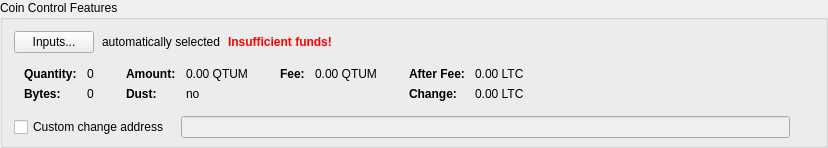
    <widget class="QGroupBox" name="groupBoxCoinControl">
     <property name="title">
      <string>Coin Control Features</string>
     </property>
     <layout class="QVBoxLayout" name="verticalLayout_4">
      <property name="bottomMargin">
       <number>6</number>
      </property>
      <item>
       <layout class="QVBoxLayout" name="verticalLayoutCoinControl" stretch="0,0,0,1">
        <property name="spacing">
         <number>0</number>
        </property>
        <property name="leftMargin">
         <number>0</number>
        </property>
        <property name="topMargin">
         <number>0</number>
        </property>
        <item>
         <layout class="QHBoxLayout" name="horizontalLayoutCoinControl2" stretch="0,0,0,0">
          <property name="spacing">
           <number>8</number>
          </property>
          <property name="bottomMargin">
           <number>10</number>
          </property>
          <item>
           <widget class="QPushButton" name="pushButtonCoinControl">
            <property name="styleSheet">
             <string notr="true"/>
            </property>
            <property name="text">
             <string>Inputs...</string>
            </property>
            <property name="autoDefault">
             <bool>false</bool>
            </property>
           </widget>
          </item>
          <item>
           <widget class="QLabel" name="labelCoinControlAutomaticallySelected">
            <property name="text">
             <string>automatically selected</string>
            </property>
            <property name="margin">
             <number>5</number>
            </property>
           </widget>
          </item>
          <item>
           <widget class="QLabel" name="labelCoinControlInsuffFunds">
            <property name="font">
             <font>
              <weight>75</weight>
              <bold>true</bold>
             </font>
            </property>
            <property name="styleSheet">
             <string notr="true">color:red;font-weight:bold;</string>
            </property>
            <property name="text">
             <string>Insufficient funds!</string>
            </property>
            <property name="margin">
             <number>5</number>
            </property>
           </widget>
          </item>
          <item>
           <spacer name="horizontalSpacerCoinControl">
            <property name="orientation">
             <enum>Qt::Horizontal</enum>
            </property>
            <property name="sizeHint" stdset="0">
             <size>
              <width>40</width>
              <height>1</height>
             </size>
            </property>
           </spacer>
          </item>
         </layout>
        </item>
        <item>
         <widget class="QWidget" name="widgetCoinControl" native="true">
          <property name="sizePolicy">
           <sizepolicy hsizetype="Preferred" vsizetype="Preferred">
            <horstretch>0</horstretch>
            <verstretch>0</verstretch>
           </sizepolicy>
          </property>
          <property name="minimumSize">
           <size>
            <width>0</width>
            <height>0</height>
           </size>
          </property>
          <property name="styleSheet">
           <string notr="true"/>
          </property>
          <layout class="QHBoxLayout" name="horizontalLayoutCoinControl5">
           <property name="leftMargin">
            <number>0</number>
           </property>
           <property name="topMargin">
            <number>0</number>
           </property>
           <property name="rightMargin">
            <number>0</number>
           </property>
           <property name="bottomMargin">
            <number>0</number>
           </property>
           <item>
            <layout class="QHBoxLayout" name="horizontalLayoutCoinControl3" stretch="0,0,0,1">
             <property name="spacing">
              <number>20</number>
             </property>
             <property name="topMargin">
              <number>0</number>
             </property>
             <property name="bottomMargin">
              <number>10</number>
             </property>
             <item>
              <layout class="QFormLayout" name="formLayoutCoinControl1">
               <property name="horizontalSpacing">
                <number>10</number>
               </property>
               <property name="verticalSpacing">
                <number>6</number>
               </property>
               <property name="leftMargin">
                <number>10</number>
               </property>
               <property name="topMargin">
                <number>4</number>
               </property>
               <property name="rightMargin">
                <number>6</number>
               </property>
               <item row="0" column="0">
                <widget class="QLabel" name="labelCoinControlQuantityText">
                 <property name="font">
                  <font>
                   <weight>75</weight>
                   <bold>true</bold>
                  </font>
                 </property>
                 <property name="text">
                  <string>Quantity:</string>
                 </property>
                 <property name="margin">
                  <number>0</number>
                 </property>
                </widget>
               </item>
               <item row="0" column="1">
                <widget class="QLabel" name="labelCoinControlQuantity">
                 <property name="cursor">
                  <cursorShape>IBeamCursor</cursorShape>
                 </property>
                 <property name="contextMenuPolicy">
                  <enum>Qt::ActionsContextMenu</enum>
                 </property>
                 <property name="text">
                  <string notr="true">0</string>
                 </property>
                 <property name="margin">
                  <number>0</number>
                 </property>
                 <property name="textInteractionFlags">
                  <set>Qt::LinksAccessibleByMouse|Qt::TextSelectableByKeyboard|Qt::TextSelectableByMouse</set>
                 </property>
                </widget>
               </item>
               <item row="1" column="0">
                <widget class="QLabel" name="labelCoinControlBytesText">
                 <property name="font">
                  <font>
                   <weight>75</weight>
                   <bold>true</bold>
                  </font>
                 </property>
                 <property name="text">
                  <string>Bytes:</string>
                 </property>
                </widget>
               </item>
               <item row="1" column="1">
                <widget class="QLabel" name="labelCoinControlBytes">
                 <property name="cursor">
                  <cursorShape>IBeamCursor</cursorShape>
                 </property>
                 <property name="contextMenuPolicy">
                  <enum>Qt::ActionsContextMenu</enum>
                 </property>
                 <property name="text">
                  <string notr="true">0</string>
                 </property>
                 <property name="textInteractionFlags">
                  <set>Qt::LinksAccessibleByMouse|Qt::TextSelectableByKeyboard|Qt::TextSelectableByMouse</set>
                 </property>
                </widget>
               </item>
              </layout>
             </item>
             <item>
              <layout class="QFormLayout" name="formLayoutCoinControl2">
               <property name="horizontalSpacing">
                <number>10</number>
               </property>
               <property name="verticalSpacing">
                <number>6</number>
               </property>
               <property name="leftMargin">
                <number>6</number>
               </property>
               <property name="topMargin">
                <number>4</number>
               </property>
               <property name="rightMargin">
                <number>6</number>
               </property>
               <item row="0" column="0">
                <widget class="QLabel" name="labelCoinControlAmountText">
                 <property name="font">
                  <font>
                   <weight>75</weight>
                   <bold>true</bold>
                  </font>
                 </property>
                 <property name="text">
                  <string>Amount:</string>
                 </property>
                 <property name="margin">
                  <number>0</number>
                 </property>
                </widget>
               </item>
               <item row="0" column="1">
                <widget class="QLabel" name="labelCoinControlAmount">
                 <property name="cursor">
                  <cursorShape>IBeamCursor</cursorShape>
                 </property>
                 <property name="contextMenuPolicy">
                  <enum>Qt::ActionsContextMenu</enum>
                 </property>
                 <property name="text">
                  <string notr="true">0.00 QTUM</string>
                 </property>
                 <property name="textInteractionFlags">
                  <set>Qt::LinksAccessibleByMouse|Qt::TextSelectableByKeyboard|Qt::TextSelectableByMouse</set>
                 </property>
                </widget>
               </item>
               <item row="1" column="0">
                <widget class="QLabel" name="labelCoinControlLowOutputText">
                 <property name="font">
                  <font>
                   <weight>75</weight>
                   <bold>true</bold>
                  </font>
                 </property>
                 <property name="text">
                  <string>Dust:</string>
                 </property>
                </widget>
               </item>
               <item row="1" column="1">
                <widget class="QLabel" name="labelCoinControlLowOutput">
                 <property name="cursor">
                  <cursorShape>IBeamCursor</cursorShape>
                 </property>
                 <property name="contextMenuPolicy">
                  <enum>Qt::ActionsContextMenu</enum>
                 </property>
                 <property name="text">
                  <string notr="true">no</string>
                 </property>
                 <property name="textInteractionFlags">
                  <set>Qt::LinksAccessibleByMouse|Qt::TextSelectableByKeyboard|Qt::TextSelectableByMouse</set>
                 </property>
                </widget>
               </item>
              </layout>
             </item>
             <item>
              <layout class="QFormLayout" name="formLayoutCoinControl3">
               <property name="horizontalSpacing">
                <number>10</number>
               </property>
               <property name="verticalSpacing">
                <number>6</number>
               </property>
               <property name="leftMargin">
                <number>6</number>
               </property>
               <property name="topMargin">
                <number>4</number>
               </property>
               <property name="rightMargin">
                <number>6</number>
               </property>
               <item row="0" column="0">
                <widget class="QLabel" name="labelCoinControlFeeText">
                 <property name="font">
                  <font>
                   <weight>75</weight>
                   <bold>true</bold>
                  </font>
                 </property>
                 <property name="text">
                  <string>Fee:</string>
                 </property>
                 <property name="margin">
                  <number>0</number>
                 </property>
                </widget>
               </item>
               <item row="0" column="1">
                <widget class="QLabel" name="labelCoinControlFee">
                 <property name="cursor">
                  <cursorShape>IBeamCursor</cursorShape>
                 </property>
                 <property name="contextMenuPolicy">
                  <enum>Qt::ActionsContextMenu</enum>
                 </property>
                 <property name="text">
                  <string notr="true">0.00 QTUM</string>
                 </property>
                 <property name="textInteractionFlags">
                  <set>Qt::LinksAccessibleByMouse|Qt::TextSelectableByKeyboard|Qt::TextSelectableByMouse</set>
                 </property>
                </widget>
               </item>
              </layout>
             </item>
             <item>
              <layout class="QFormLayout" name="formLayoutCoinControl4">
               <property name="horizontalSpacing">
                <number>10</number>
               </property>
               <property name="verticalSpacing">
                <number>6</number>
               </property>
               <property name="leftMargin">
                <number>6</number>
               </property>
               <property name="topMargin">
                <number>4</number>
               </property>
               <property name="rightMargin">
                <number>6</number>
               </property>
               <item row="0" column="0">
                <widget class="QLabel" name="labelCoinControlAfterFeeText">
                 <property name="font">
                  <font>
                   <weight>75</weight>
                   <bold>true</bold>
                  </font>
                 </property>
                 <property name="text">
                  <string>After Fee:</string>
                 </property>
                 <property name="margin">
                  <number>0</number>
                 </property>
                </widget>
               </item>
               <item row="0" column="1">
                <widget class="QLabel" name="labelCoinControlAfterFee">
                 <property name="cursor">
                  <cursorShape>IBeamCursor</cursorShape>
                 </property>
                 <property name="contextMenuPolicy">
                  <enum>Qt::ActionsContextMenu</enum>
                 </property>
                 <property name="text">
                  <string notr="true">0.00 LTC</string>
                 </property>
                 <property name="textInteractionFlags">
                  <set>Qt::LinksAccessibleByMouse|Qt::TextSelectableByKeyboard|Qt::TextSelectableByMouse</set>
                 </property>
                </widget>
               </item>
               <item row="1" column="0">
                <widget class="QLabel" name="labelCoinControlChangeText">
                 <property name="font">
                  <font>
                   <weight>75</weight>
                   <bold>true</bold>
                  </font>
                 </property>
                 <property name="text">
                  <string>Change:</string>
                 </property>
                </widget>
               </item>
               <item row="1" column="1">
                <widget class="QLabel" name="labelCoinControlChange">
                 <property name="cursor">
                  <cursorShape>IBeamCursor</cursorShape>
                 </property>
                 <property name="contextMenuPolicy">
                  <enum>Qt::ActionsContextMenu</enum>
                 </property>
                 <property name="text">
                  <string notr="true">0.00 LTC</string>
                 </property>
                 <property name="textInteractionFlags">
                  <set>Qt::LinksAccessibleByMouse|Qt::TextSelectableByKeyboard|Qt::TextSelectableByMouse</set>
                 </property>
                </widget>
               </item>
              </layout>
             </item>
            </layout>
           </item>
          </layout>
         </widget>
        </item>
        <item>
         <layout class="QHBoxLayout" name="horizontalLayoutCoinControl4" stretch="0,0,0">
          <property name="spacing">
           <number>12</number>
          </property>
          <property name="sizeConstraint">
           <enum>QLayout::SetDefaultConstraint</enum>
          </property>
          <property name="topMargin">
           <number>5</number>
          </property>
          <property name="rightMargin">
           <number>5</number>
          </property>
          <item>
           <widget class="QCheckBox" name="checkBoxCoinControlChange">
            <property name="toolTip">
             <string>If this is activated, but the change address is empty or invalid, change will be sent to a newly generated address.</string>
            </property>
            <property name="text">
             <string>Custom change address</string>
            </property>
           </widget>
          </item>
          <item>
           <widget class="QValidatedLineEdit" name="lineEditCoinControlChange">
            <property name="enabled">
             <bool>false</bool>
            </property>
            <property name="sizePolicy">
             <sizepolicy hsizetype="Expanding" vsizetype="Fixed">
              <horstretch>0</horstretch>
              <verstretch>0</verstretch>
             </sizepolicy>
            </property>
           </widget>
          </item>
          <item>
           <widget class="QLabel" name="labelCoinControlChangeLabel">
            <property name="sizePolicy">
             <sizepolicy hsizetype="Preferred" vsizetype="Expanding">
              <horstretch>0</horstretch>
              <verstretch>0</verstretch>
             </sizepolicy>
            </property>
            <property name="minimumSize">
             <size>
              <width>0</width>
              <height>0</height>
             </size>
            </property>
            <property name="text">
             <string/>
            </property>
            <property name="margin">
             <number>3</number>
            </property>
           </widget>
          </item>
         </layout>
        </item>
        <item>
         <spacer name="verticalSpacerCoinControl">
          <property name="orientation">
           <enum>Qt::Vertical</enum>
          </property>
          <property name="sizeHint" stdset="0">
           <size>
            <width>800</width>
            <height>1</height>
           </size>
          </property>
         </spacer>
        </item>
       </layout>
      </item>
     </layout>
    </widget>
